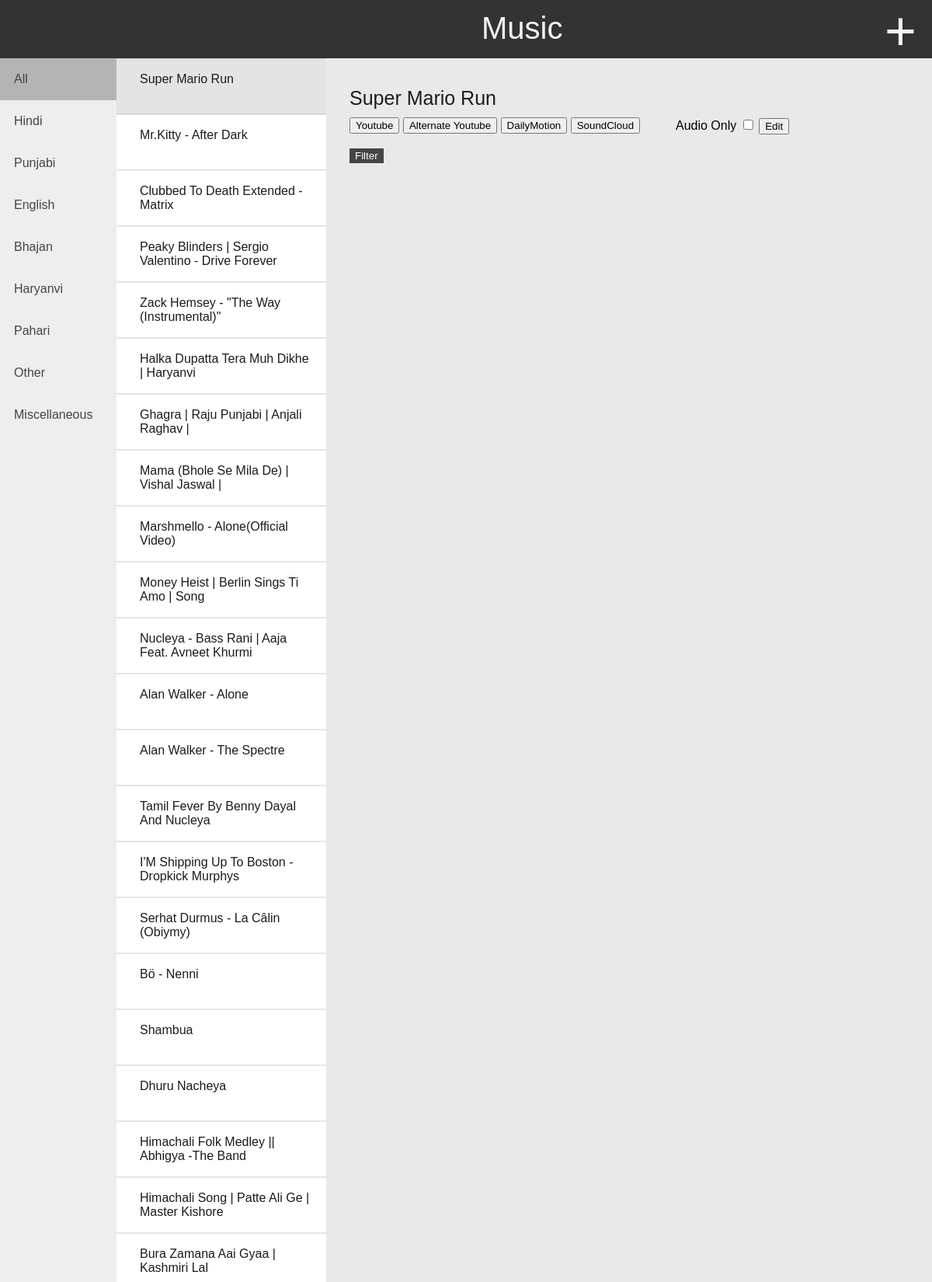
The page / (upper part) on the database its author committed.
### music_app/models.py (models this page shows, shortened)
class Categories_m(models.Model):
    Category = models.SlugField("new Category", primary_key = True, null = False, blank = False)
    def __str__(self):
        return self.Category

class Song_list_m(models.Model):
    ID = models.CharField("Youtube ID", primary_key = True, null = False, blank = False, max_length = 30)
    Title = models.CharField(max_length = 50)
    Category = models.ForeignKey(Categories_m, on_delete = models.PROTECT)
    Alter_ID = models.CharField("Alternate Youtube ID", max_length = 30, blank = True)
    DM_ID = models.CharField("DailyMotion ID", max_length = 30, blank = True)
    SC_ID = models.CharField("SoundCloud ID", max_length = 100, blank = True)
    Time = models.FloatField(default = 0.0)
    Rating = models.IntegerField(default = 0)
    Date = models.DateTimeField(auto_now_add = True)
    default_id = models.IntegerField(default = 1)
    Tags = models.ManyToManyField(Tags_m)

### music_app/views.py (the view)
# urls.py: 2. Add a URL to urlpatterns:  path('', views.home, name='home')
def home(request):
    return categories(request, 'All')

### music_app/forms.py (shortened to what this page needs)
class Song_list_f(forms.ModelForm):
    class Meta:
        model = Song_list_m
        fields = ['ID', 'Title', 'Category','Alter_ID', 'DM_ID', 'SC_ID', 'default_id']

### music_app/views.py (called while the page is built)
def categories(request, category_v):
    categories = Categories_m.objects.all()
    if category_v == 'All':
        song_list = Song_list_m.objects.all().order_by('-Date')
    else:
        obj = get_object_or_404(Categories_m, Category = category_v)
        song_list = Song_list_m.objects.filter(Category = obj).order_by('-Date')
    tags_l = []
    for song in song_list:
        s = ";"
        for tag in song.Tags.all():
            s += tag.tag+";"
        tags_l.append(s)
    return render(request, 'music_app/home.html', {'categories': categories,
                 'song_list': song_list, 'category':category_v, 'tags':tags_l, 'form': Song_list_f()})

### music_app/templates/music_app/home.html (shortened to what this page needs)
{% load crispy_forms_tags%}
<html>
    <head>
    </head>
    <body >
        <div class="top">
            <div class = "top_heading">  Music </div>
            <a class="Add_new" href="{% url 'add_new' %}"> +  </a>
        </div>
        <div class = "cat">
            <a class="category" id='All' href="{% url 'categories' 'All' %}"> All </a>
            {% for var in categories %}
                <a class="category" id={{var.Category}} href="{% url 'categories' var.Category %}"> {{var.Category}} </a>
            {% endfor %}
        </div>
        <div class = "yplayer">
            <div id="player" class="player"></div>
            <div class="info_main">
                <div class="info" id="info">
                </div>
                <div class="button">
                    <button type="button" id="button1">Youtube </button>
                    <button type="button" id="button2">Alternate Youtube </button>
                    <button type="button" id="button3">DailyMotion </button>
                    <button type="button" id="button4">SoundCloud  </button>
                </div>
                <div class="switch_t">
                    <a > Audio Only</a>
                    <label class="switch">
                        <input type="checkbox" id="switch">
                    </label>
                    <button type="button" id="button_edit">Edit</button>
                </div>
                <div class="tags_div">
                </div>
                <button class="button_filter" type="button" id="filter">Filter</button>
            </div>
        </div>
        <div class = "list">
            {% for song in song_list %}
                <div class="musiclist musiclisth" id="{{song.ID}}" default_id="{{song.default_id}}" data_id1="{{song.ID}}" data_id2="{{song.Alter_ID}}" data_id3="{{song.DM_ID}}" data_id4="{{song.SC_ID}}" title="{{song.Title}}"  category="{{song.Category}}" tags="">
                    <div class="music">
                        {{song.Title}}
                    </div>
                </div>
            {% endfor %}
        </div>
    </body>
</html>

### music_app/templates/music_app/home.html (style rules this page uses)
body { margin: 0px; font-family: Arial, Helvetica, sans-serif; }
.top { position: fixed; width: 100%; height: 75px; background-color: #333; color: #f2f2f2; text-decoration: none; font-size: 40px; }
.top_heading { display: block; float: left; padding: 14px 0px 0px 620px; font-size: 40px; }
.Add_new { float: right; padding: 0px 20px 0px 0px; font-size: 70px; color: #f2f2f2; display: block; text-decoration: none; }
.category { background-color: #eee; color: #444; cursor: pointer; padding: 18px; text-align: left; border: none; outline: none; transition: 0.4s; text-decoration: none; display: block; }
.cat { height: 100%; width: 150px; margin-top: 75px; background-color: #eee; position: fixed; }
.yplayer { position: fixed; height: 100%; width: 100%; margin-left: 35%; margin-top: 75px; background-color: rgb(233, 233, 233); }
.list { margin-left: 150px; margin-right: 65%; padding-top: 75px; }
.musiclist { width: 100%; height: 70px; border-style: solid; border-width: 1px 0px ; border-color: rgba(0,0,0,.1); color: white; cursor: pointer; }
.music { margin: 17px 15px 0px 30px; color: rgb(27, 27, 27); }
.info { font-size: 25px; padding: 17px 15px 0px 30px; color: rgb(29, 29, 29); }
.player { padding-top: 20px; padding-left: 30px; display: None; }
.button { padding-top: 10px; padding-left: 30px; float: left; }
.switch_t { padding-top: 10px; padding-left: 450px; }
.tags_div { padding-top: 15px; padding-left: 30px; }
#filter { margin-left: 30px; margin-top: 3px; border: 1px solid #444546; background-color: #444546; color: white; }

### rows shown on the page
Categories_m: Category "Hindi"
Categories_m: Category "Punjabi"
Categories_m: Category "English"
Categories_m: Category "Bhajan"
Categories_m: Category "Haryanvi"
Categories_m: Category "Pahari"
Categories_m: Category "Other"
Categories_m: Category "Miscellaneous"
Song_list_m: Title "Super Mario Run"
Song_list_m: Title "Mr.Kitty - After Dark"
Song_list_m: Title "Clubbed To Death Extended - Matrix"
Song_list_m: Title "Peaky Blinders | Sergio Valentino - Drive Forever"
Song_list_m: Title "Zack Hemsey - \"The Way (Instrumental)\""
Song_list_m: Title "Halka Dupatta Tera Muh Dikhe | Haryanvi"
Song_list_m: Title "Ghagra | Raju Punjabi | Anjali Raghav |"
Song_list_m: Title "Mama (Bhole Se Mila De) | Vishal Jaswal |"
Song_list_m: Title "Marshmello - Alone(Official Video)"
Song_list_m: Title "Money Heist | Berlin Sings Ti Amo | Song"
Song_list_m: Title "Nucleya - Bass Rani | Aaja Feat. Avneet Khurmi"
Song_list_m: Title "Alan Walker - Alone"
Song_list_m: Title "Alan Walker - The Spectre"
Song_list_m: Title "Tamil Fever By Benny Dayal And Nucleya"
Song_list_m: Title "I'M Shipping Up To Boston - Dropkick Murphys"
Song_list_m: Title "Serhat Durmus - La Câlin (Obiymy)"
Song_list_m: Title "Bö - Nenni"
Song_list_m: Title "Shambua"
Song_list_m: Title "Dhuru Nacheya"
Song_list_m: Title "Himachali Folk Medley || Abhigya -The Band"
Song_list_m: Title "Himachali Song | Patte Ali Ge | Master Kishore"
Song_list_m: Title "Bura Zamana Aai Gyaa | Kashmiri Lal"
